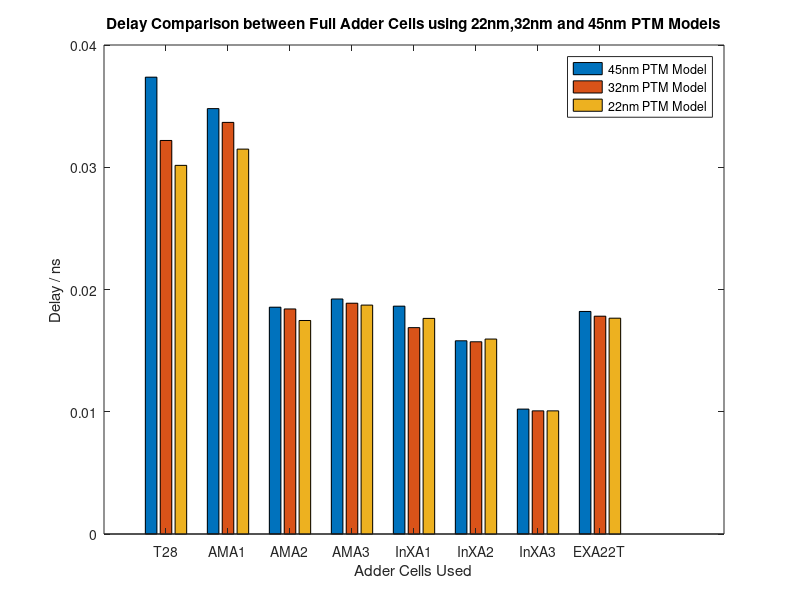
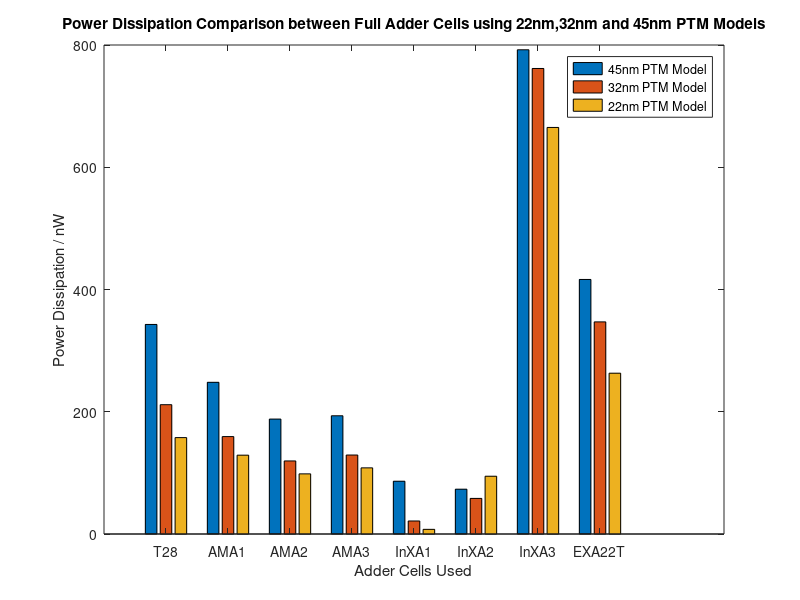
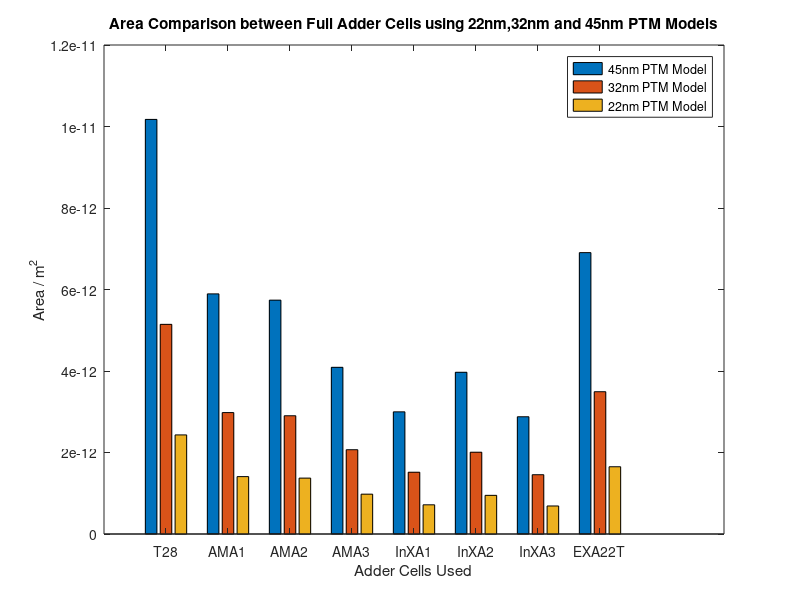
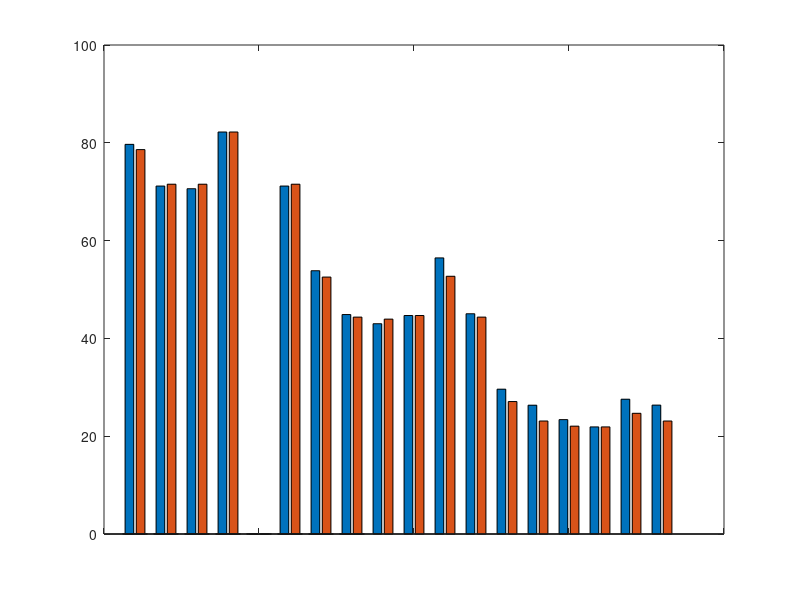

Write MATLAB code to recreate these figures, in order. (Note: this script raises an error after producing the figures.)
%%Script to generate graphs for results
clear
MSE_CDM=[0	18564	7.95E+04	135126	170158	33278.125	79463.15625 21579993.09	34688265	19511288	10875472.56	21579993.09];
MSE_RCA=[0	1.65E+04	9.37E+04	154289	170158	25963.65625	90839.3125 4970914.438	15221391.84	25029071	19511288	9678355.563	15116540.94];

AD_CDM=[0	-31.5	-227.3027	-321	322.75	-115.15625	-227.3027344	-543.5	-3860.107422	-5125	3031.75	-2278.148438	-3860.107422
];
AD_RCA=[0 -11.1562	-241.125	-360	322.75	-104.1679688	-234.0839844	-384.609375	-2962.160156	-4362.25	3031.75	-2188.082031	-2947.201172
];

SC_RCA=[1 0.9981	0.9863	0.9763	1.028549288	0.992280725	0.986530398 ];
SC_CDM=[1 0.9974	0.9873	0.9804	1.028549288	0.991610038	0.987276231 ];

NK_RCA=[1 0.9981	1.001	1.0068	1.012	0.985941189	1.003862139	1.006730455];
NK_CDM=[1 0.9974	1.0013	1.0064	1.0099	0.985941189	1.004195196	1.006359635];

MD_RCA=[0 440	854	938	1708	808	854];
MD_CDM=[0 482	854	978	1708	1284	854];

% T28_Delay = [0.030155	0.032191	0.037369];
% EXA22T_Delay=[0.017654	0.017817	0.018205];
% Plot_Bar(T28_Delay,EXA22T_Delay,'Delay Comparison of EXA22T vs 28T Full Adder',{'22nm','32nm','45nm'},{'28-T CMOS Full Adder', 'EXA22T Novel Full Adder'})
% 
% T28_Power = [157.71	211.57	342.83];
% EXA22T_Power=[263.08	347.03	416.44];
% Plot_Bar(T28_Power,EXA22T_Power,'Power Dissipation Comparison of EXA22T vs 28T Full Adder',{'22nm','32nm','45nm'},{'28-T CMOS Full Adder', 'EXA22T Novel Full Adder'})
% 
% T28_A = [2.43174E-12	5.14483E-12	1.01741E-11];
% EXA22T_A=[1.65044E-12	3.49184E-12	6.90525E-12];
% Plot_Bar(T28_A,EXA22T_A,'Layout Area Comparison of EXA22T vs 28T Full Adder',{'22nm','32nm','45nm'},{'28-T CMOS Full Adder', 'EXA22T Novel Full Adder'})

%% Delay for All Adder Cells
Delay=[];
Delay_FA45=[0.037369 0.034798 0.018553 0.019224 0.018638 0.015806 0.010218 0.018205]
Delay_FA22=[0.030155 0.031484 0.017465 0.018725 0.017637 0.015947 0.010073 0.017654];
Delay_FA32=[0.032191 0.03367 0.018409 0.018879 0.016882 0.015725 0.010074 0.017817];
for i=1:8
Delay=[Delay ; Delay_FA45(i) Delay_FA32(i) Delay_FA22(i)];
end
figure()
bar(Delay)
XLabel={'T28','AMA1','AMA2','AMA3','InXA1','InXA2','InXA3','EXA22T'}
set(gca,'xticklabel',XLabel)
title("Delay Comparison between Full Adder Cells using 22nm,32nm and 45nm PTM Models")
xlabel("Adder Cells Used")
ylabel("Delay / ns")
legend({'45nm PTM Model' '32nm PTM Model' '22nm PTM Model'});

%% Power Dissipation for All Adder Cells
Power=[];
Power_FA45=[342.83 248.18 188.02 193.45 86.344 73.318 792.21 416.44];
Power_FA22=[157.71 128.97 98.395 108.22 7.6104 94.52 665.13 263.08];
Power_FA32=[211.57 159.39 119.53 129.21 21.302 58.235 761.59 347.03];
for i=1:8
Power=[Power ; Power_FA45(i) Power_FA32(i) Power_FA22(i)];
end
figure()
bar(Power)
XLabel={'T28','AMA1','AMA2','AMA3','InXA1','InXA2','InXA3','EXA22T'}
set(gca,'xticklabel',XLabel)
title("Power Dissipation Comparison between Full Adder Cells using 22nm,32nm and 45nm PTM Models")
xlabel("Adder Cells Used")
ylabel("Power Dissipation / nW")
legend({'45nm PTM Model' '32nm PTM Model' '22nm PTM Model'});

%% Area for All Adder Cells
Area=[];
Area_FA45=[1.01741E-11 5.89275E-12 5.73885E-12 4.0905E-12 2.99801E-12 3.969E-12 2.87753E-12 6.90525E-12];
Area_FA32=[5.14483E-12 2.97984E-12 2.90202E-12 2.06848E-12 1.51603E-12 2.00704E-12 1.4551E-12 3.49184E-12];
Area_FA22=[2.43174E-12 1.40844E-12 1.37166E-12 9.7768E-13 7.16562E-13 9.4864E-13 6.87764E-13 1.65044E-12];
for i=1:8
Area=[Area ; Area_FA45(i) Area_FA32(i) Area_FA22(i)];
end
figure()
bar(Area)
XLabel={'T28','AMA1','AMA2','AMA3','InXA1','InXA2','InXA3','EXA22T'}
set(gca,'xticklabel',XLabel)
title("Area Comparison between Full Adder Cells using 22nm,32nm and 45nm PTM Models")
xlabel("Adder Cells Used")
ylabel("Area / m^2")
legend({'45nm PTM Model' '32nm PTM Model' '22nm PTM Model'});

%% Plot of NAB vs PSNR
figure()
PSNR_MAC=[];
PSNR_MAC1=[79.6822	71.1551	70.6092	82.2071	Inf	71.1551	53.8387	44.8794	43.0013	44.681	56.4619	45.0408	29.6162	26.3402	23.3915	21.901	27.5648	26.359];
PSNR_MAC2=[78.6104	71.5333	71.5333	82.2071	Inf	71.5333	52.54364597	44.3545	43.9433	44.681	52.7066	44.3545	27.0879	23.1066	22.0552	21.901	24.6839	23.1066];
for i=1:18
PSNR_MAC=[PSNR_MAC ; PSNR_MAC1(i) PSNR_MAC2(i)];
end
bar(PSNR_MAC)
set(gca,'xticklabel',[])

% set(gca,'xticklabel',XLabel)
% title("Delay Comparison between Full Adder Cells using PTM 32nm Models")
% xlabel("Adder Cells Used")
% ylabel("Delay / ns")
hold on 


bar(Delay_FA22)
% XLabel={'T28','AMA1','AMA2','AMA3','InXA1','InXA2','InXA3','EXA22T'}
% set(gca,'xticklabel',XLabel)
% title("Delay Comparison between Full Adder Cells using PTM 32nm Models")
% xlabel("Adder Cells Used")
% ylabel("Delay / ns")

Plot_Bar(MSE_RCA(1:7),MSE_CDM(1:7),'MSE Comparison NAB=8 for 8-bit Multiplier',{'Exact','8AMA1','8AMA2','8AMA3','8InXA1','8InXA2','8InXA3'},{'MAC Design I', 'MAC Design II'})
%Plot_Bar(PSNR_RCA(1:7),PSNR_CDM(1:7),'PSNR Comparison NAB=8 for 8-bit Multiplier',{'Exact','8AMA1-EB','8AMA2-EB','8AMA3-EB','8InXA1-EB','8InXA2-EB','8InXA3-EB'})
Plot_Bar(AD_RCA(1:7),AD_CDM(1:7),'AD Comparison NAB=8 for 8-bit Multiplier',{'Exact','8AMA1','8AMA2','8AMA3','8InXA1','8InXA2','8InXA3'},{'MAC Design I', 'MAC Design II'})
Plot_Bar(SC_RCA(1:7),SC_CDM(1:7),'SC Comparison NAB=8 for 8-bit Multiplier',{'Exact','8AMA1','8AMA2','8AMA3','8InXA1','8InXA2','8InXA3'},{'MAC Design I', 'MAC Design II'})
Plot_Bar(NK_RCA(1:7),NK_CDM(1:7),'NK Comparison NAB=8 for 8-bit Multiplier',{'Exact','8AMA1','8AMA2','8AMA3','8InXA1','8InXA2','8InXA3'},{'MAC Design I', 'MAC Design II'})
Plot_Bar(MD_RCA(1:7),MD_CDM(1:7),'MD Comparison NAB=8 for 8-bit Multiplier',{'Exact','8AMA1','8AMA2','8AMA3','8InXA1','8InXA2','8InXA3'},{'MAC Design I', 'MAC Design II'})
% Plot_Bar(MSE_CDM(13:18),MSE_RCA(13:18),MAC,'MSE Comparison NAB=12')
% Plot_Bar(PSNR_CDM(13:18),PSNR_RCA(13:18),MAC,'PSNR Comparison NAB=12')
% Plot_Bar(AD_CDM(13:18),AD_RCA(13:18),MAC,'AD Comparison NAB=12')
% Plot_Bar(PSNR_CDM,PSNR_RCA,MAC,'PSNR Comparison NAB=4')
% Plot_Bar(AD_CDM,AD_RCA,MAC,'AD Comparison NAB=4')
